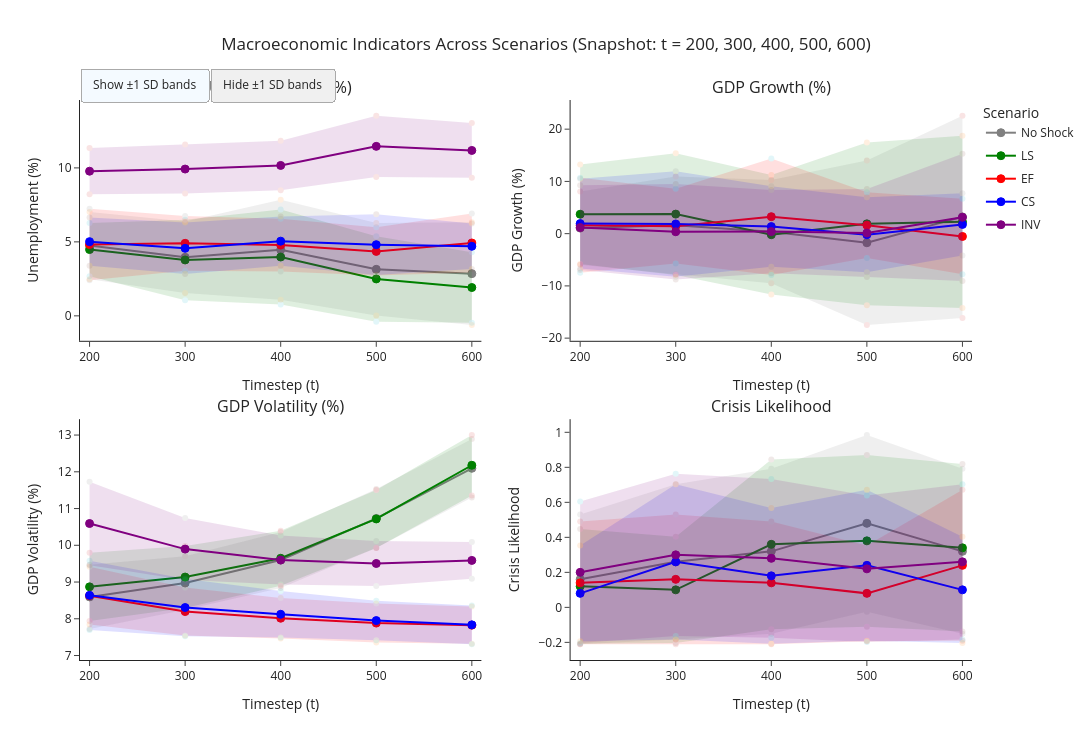

The code cell stored with this chart in its notebook:
### Markdown cell above
## Small More Exposed

### Code cell
import plotly.graph_objects as go
from plotly.subplots import make_subplots

# ── Config (shared with cell above) ─────────────────────────────────────────
SCENARIOS = {
    "No Shock": {"df": hrhs_scenario1, "color": "grey"},
    "LS":       {"df": hrhs_scenario2, "color": "green"},
    "EF":       {"df": hrhs_scenario3, "color": "red"},
    "CS":       {"df": hrhs_scenario4, "color": "blue"},
    "INV":      {"df": hrhs_scenario5, "color": "purple"},
}

SNAP_TS    = sorted([200, 300, 400, 500, 600])   # only these t values
CRISIS_THR = -5.0

# ── Helpers ──────────────────────────────────────────────────────────────────
def _macro(df):
    if "region" in df.columns and df["region"].nunique() > 1:
        return df[df["region"] == "macro"]
    return df

def _snap_stats(df, metric):
    """Cross-run mean ± std at each snapshot timestep only."""
    work = _macro(df)
    work = work[work["t"].isin(SNAP_TS)][["run", "t", metric]].dropna(subset=[metric])
    by_t = work.groupby(["t", "run"])[metric].mean().groupby("t")
    return by_t.mean(), by_t.std().fillna(0)

def _crisis_snap_stats(df, threshold=CRISIS_THR):
    """Per-run crisis proportion at each snapshot timestep only."""
    work = _macro(df)
    work = work[work["t"].isin(SNAP_TS)][["run", "t", "GDP_r_growth"]].dropna(subset=["GDP_r_growth"]).copy()
    work["_crisis"] = (work["GDP_r_growth"] < threshold).astype(float)
    by_t = work.groupby(["t", "run"])["_crisis"].mean().groupby("t")
    return by_t.mean(), by_t.std().fillna(0)

# ── Panel definitions ────────────────────────────────────────────────────────
PANELS = [
    ("Unemployment",     "Unemployment (%)",    _snap_stats),
    ("GDP_r_growth",     "GDP Growth (%)",      _snap_stats),
    ("GDP_r_volatility", "GDP Volatility (%)",  _snap_stats),
    ("crisis",           "Crisis Likelihood",   None),
]
POSITIONS = [(1, 1), (1, 2), (2, 1), (2, 2)]

# ── Build figure ─────────────────────────────────────────────────────────────
fig2 = make_subplots(
    rows=2, cols=2,
    subplot_titles=[p[1] for p in PANELS],
    vertical_spacing=0.14,
    horizontal_spacing=0.10,
)

ci_trace_indices2 = []

for scenario_name, spec in SCENARIOS.items():
    df    = spec["df"]
    color = spec["color"]

    for panel_i, (metric, ylabel, fn) in enumerate(PANELS):
        row, col = POSITIONS[panel_i]

        if metric == "crisis":
            mean_ts, std_ts = _crisis_snap_stats(df)
        else:
            mean_ts, std_ts = fn(df, metric)

        t_vals = mean_ts.index.values
        m_vals = mean_ts.values
        s_vals = std_ts.reindex(mean_ts.index).fillna(0).values

        show_legend = (panel_i == 0)

        # Mean line — only 5 points, connected by straight segments
        fig2.add_trace(
            go.Scatter(
                x=t_vals,
                y=m_vals,
                mode="lines+markers",
                name=scenario_name,
                line=dict(color=color, width=2),
                marker=dict(color=color, size=8, symbol="circle",
                            line=dict(color=color, width=1)),
                legendgroup=scenario_name,
                showlegend=show_legend,
            ),
            row=row, col=col,
        )

        # CI band
        ci_trace_indices2.append(len(fig2.data))
        fig2.add_trace(
            go.Scatter(
                x=np.concatenate([t_vals, t_vals[::-1]]),
                y=np.concatenate([m_vals + s_vals, (m_vals - s_vals)[::-1]]),
                fill="toself",
                fillcolor=color,
                opacity=0.12,
                line=dict(width=0),
                name=f"{scenario_name} ±1 SD",
                legendgroup=f"{scenario_name}_ci",
                showlegend=False,
                visible=True,
                hoverinfo="skip",
            ),
            row=row, col=col,
        )

# ── Axis formatting ───────────────────────────────────────────────────────────
for r, c in POSITIONS:
    fig2.update_xaxes(range=[190, 610], title_text="Timestep (t)", row=r, col=c,
                      tickvals=SNAP_TS)

for i, (_, ylabel, _fn) in enumerate(PANELS):
    r, c = POSITIONS[i]
    fig2.update_yaxes(title_text=ylabel, row=r, col=c)

# ── Toggle buttons ────────────────────────────────────────────────────────────
fig2.update_layout(
    height=740,
    width=1100,
    title_text="Macroeconomic Indicators Across Scenarios (Snapshot: t = 200, 300, 400, 500, 600)",
    title_x=0.5,
    template="simple_white",
    legend=dict(tracegroupgap=4, x=1.01, y=1.0, title_text="Scenario"),
    updatemenus=[dict(
        type="buttons",
        direction="left",
        x=0.0, y=1.065,
        xanchor="left",
        pad={"r": 8, "t": 4},
        bgcolor="#f0f0f0",
        bordercolor="#aaa",
        buttons=[
            dict(label="Show ±1 SD bands", method="restyle",
                 args=[{"visible": True}, ci_trace_indices2]),
            dict(label="Hide ±1 SD bands", method="restyle",
                 args=[{"visible": "legendonly"}, ci_trace_indices2]),
        ],
    )],
)

fig2.show()

### Figure 1 — Plotly figure (JSON) as saved in the notebook; plotly's stock layout.template omitted (floating-point values rounded to 4 significant figures)
{"data": [{"legendgroup": "No Shock", "line": {"color": "grey", "width": 2}, "marker": {"color": "grey", "line": {"color": "grey", "width": 1}, "size": 8, "symbol": "circle"}, "mode": "lines+markers", "name": "No Shock", "showlegend": true, "type": "scatter", "x": [200, 300, 400, 500, 600], "xaxis": "x", "y": [4.752, 3.957, 4.466, 3.143, 2.854], "yaxis": "y"}, {"fill": "toself", "fillcolor": "grey", "hoverinfo": "skip", "legendgroup": "No Shock_ci", "line": {"width": 0}, "name": "No Shock ±1 SD", "opacity": 0.12, "showlegend": false, "type": "scatter", "visible": true, "x": [200, 300, 400, 500, 600, 600, 500, 400, 300, 200], "xaxis": "x", "y": [7.026, 6.378, 7.852, 6.27, 6.327, -0.6194, 0.01608, 1.08, 1.536, 2.478], "yaxis": "y"}, {"legendgroup": "No Shock", "line": {"color": "grey", "width": 2}, "marker": {"color": "grey", "line": {"color": "grey", "width": 1}, "size": 8, "symbol": "circle"}, "mode": "lines+markers", "name": "No Shock", "showlegend": false, "type": "scatter", "x": [200, 300, 400, 500, 600], "xaxis": "x2", "y": [1.062, 1.587, 0.3849, -1.741, 3.208], "yaxis": "y2"}, {"fill": "toself", "fillcolor": "grey", "hoverinfo": "skip", "legendgroup": "No Shock_ci", "line": {"width": 0}, "name": "No Shock ±1 SD", "opacity": 0.12, "showlegend": false, "type": "scatter", "visible": true, "x": [200, 300, 400, 500, 600, 600, 500, 400, 300, 200], "xaxis": "x2", "y": [8.066, 10.94, 10.27, 14.01, 22.56, -16.15, -17.49, -9.505, -7.767, -5.942], "yaxis": "y2"}, {"legendgroup": "No Shock", "line": {"color": "grey", "width": 2}, "marker": {"color": "grey", "line": {"color": "grey", "width": 1}, "size": 8, "symbol": "circle"}, "mode": "lines+markers", "name": "No Shock", "showlegend": false, "type": "scatter", "x": [200, 300, 400, 500, 600], "xaxis": "x3", "y": [8.595, 8.974, 9.599, 10.73, 12.1], "yaxis": "y3"}, {"fill": "toself", "fillcolor": "grey", "hoverinfo": "skip", "legendgroup": "No Shock_ci", "line": {"width": 0}, "name": "No Shock ±1 SD", "opacity": 0.12, "showlegend": false, "type": "scatter", "visible": true, "x": [200, 300, 400, 500, 600, 600, 500, 400, 300, 200], "xaxis": "x3", "y": [9.471, 9.704, 10.36, 11.54, 12.89, 11.3, 9.924, 8.838, 8.245, 7.72], "yaxis": "y3"}, {"legendgroup": "No Shock", "line": {"color": "grey", "width": 2}, "marker": {"color": "grey", "line": {"color": "grey", "width": 1}, "size": 8, "symbol": "circle"}, "mode": "lines+markers", "name": "No Shock", "showlegend": false, "type": "scatter", "x": [200, 300, 400, 500, 600], "xaxis": "x4", "y": [0.16, 0.26, 0.32, 0.48, 0.32], "yaxis": "y4"}, {"fill": "toself", "fillcolor": "grey", "hoverinfo": "skip", "legendgroup": "No Shock_ci", "line": {"width": 0}, "name": "No Shock ±1 SD", "opacity": 0.12, "showlegend": false, "type": "scatter", "visible": true, "x": [200, 300, 400, 500, 600, 600, 500, 400, 300, 200], "xaxis": "x4", "y": [0.5303, 0.7031, 0.7912, 0.9847, 0.7912, -0.1512, -0.02467, -0.1512, -0.1831, -0.2103], "yaxis": "y4"}, {"legendgroup": "LS", "line": {"color": "green", "width": 2}, "marker": {"color": "green", "line": {"color": "green", "width": 1}, "size": 8, "symbol": "circle"}, "mode": "lines+markers", "name": "LS", "showlegend": true, "type": "scatter", "x": [200, 300, 400, 500, 600], "xaxis": "x", "y": [4.481, 3.777, 3.975, 2.494, 1.914], "yaxis": "y"}, {"fill": "toself", "fillcolor": "green", "hoverinfo": "skip", "legendgroup": "LS_ci", "line": {"width": 0}, "name": "LS ±1 SD", "opacity": 0.12, "showlegend": false, "type": "scatter", "visible": true, "x": [200, 300, 400, 500, 600, 600, 500, 400, 300, 200], "xaxis": "x", "y": [6.279, 6.493, 7.184, 5.379, 4.296, -0.4674, -0.3909, 0.7663, 1.06, 2.683], "yaxis": "y"}, {"legendgroup": "LS", "line": {"color": "green", "width": 2}, "marker": {"color": "green", "line": {"color": "green", "width": 1}, "size": 8, "symbol": "circle"}, "mode": "lines+markers", "name": "LS", "showlegend": false, "type": "scatter", "x": [200, 300, 400, 500, 600], "xaxis": "x2", "y": [3.719, 3.741, -0.2023, 1.878, 2.258], "yaxis": "y2"}, {"fill": "toself", "fillcolor": "green", "hoverinfo": "skip", "legendgroup": "LS_ci", "line": {"width": 0}, "name": "LS ±1 SD", "opacity": 0.12, "showlegend": false, "type": "scatter", "visible": true, "x": [200, 300, 400, 500, 600, 600, 500, 400, 300, 200], "xaxis": "x2", "y": [13.23, 15.4, 11.23, 17.44, 18.74, -14.23, -13.68, -11.64, -7.916, -5.792], "yaxis": "y2"}, {"legendgroup": "LS", "line": {"color": "green", "width": 2}, "marker": {"color": "green", "line": {"color": "green", "width": 1}, "size": 8, "symbol": "circle"}, "mode": "lines+markers", "name": "LS", "showlegend": false, "type": "scatter", "x": [200, 300, 400, 500, 600], "xaxis": "x3", "y": [8.869, 9.136, 9.647, 10.72, 12.18], "yaxis": "y3"}, {"fill": "toself", "fillcolor": "green", "hoverinfo": "skip", "legendgroup": "LS_ci", "line": {"width": 0}, "name": "LS ±1 SD", "opacity": 0.12, "showlegend": false, "type": "scatter", "visible": true, "x": [200, 300, 400, 500, 600, 600, 500, 400, 300, 200], "xaxis": "x3", "y": [9.797, 9.977, 10.39, 11.5, 13.0, 11.35, 9.93, 8.901, 8.294, 7.941], "yaxis": "y3"}, {"legendgroup": "LS", "line": {"color": "green", "width": 2}, "marker": {"color": "green", "line": {"color": "green", "width": 1}, "size": 8, "symbol": "circle"}, "mode": "lines+markers", "name": "LS", "showlegend": false, "type": "scatter", "x": [200, 300, 400, 500, 600], "xaxis": "x4", "y": [0.12, 0.1, 0.36, 0.38, 0.34], "yaxis": "y4"}, {"fill": "toself", "fillcolor": "green", "hoverinfo": "skip", "legendgroup": "LS_ci", "line": {"width": 0}, "name": "LS ±1 SD", "opacity": 0.12, "showlegend": false, "type": "scatter", "visible": true, "x": [200, 300, 400, 500, 600, 600, 500, 400, 300, 200], "xaxis": "x4", "y": [0.4483, 0.403, 0.8449, 0.8703, 0.8185, -0.1385, -0.1103, -0.1249, -0.203, -0.2083], "yaxis": "y4"}, {"legendgroup": "EF", "line": {"color": "red", "width": 2}, "marker": {"color": "red", "line": {"color": "red", "width": 1}, "size": 8, "symbol": "circle"}, "mode": "lines+markers", "name": "EF", "showlegend": true, "type": "scatter", "x": [200, 300, 400, 500, 600], "xaxis": "x", "y": [4.82, 4.903, 4.782, 4.357, 4.925], "yaxis": "y"}, {"fill": "toself", "fillcolor": "red", "hoverinfo": "skip", "legendgroup": "EF_ci", "line": {"width": 0}, "name": "EF ±1 SD", "opacity": 0.12, "showlegend": false, "type": "scatter", "visible": true, "x": [200, 300, 400, 500, 600, 600, 500, 400, 300, 200], "xaxis": "x", "y": [7.242, 6.757, 6.571, 5.993, 6.926, 2.924, 2.721, 2.993, 3.05, 2.398], "yaxis": "y"}, {"legendgroup": "EF", "line": {"color": "red", "width": 2}, "marker": {"color": "red", "line": {"color": "red", "width": 1}, "size": 8, "symbol": "circle"}, "mode": "lines+markers", "name": "EF", "showlegend": false, "type": "scatter", "x": [200, 300, 400, 500, 600], "xaxis": "x2", "y": [1.603, 1.429, 3.25, 1.628, -0.5371], "yaxis": "y2"}, {"fill": "toself", "fillcolor": "red", "hoverinfo": "skip", "legendgroup": "EF_ci", "line": {"width": 0}, "name": "EF ±1 SD", "opacity": 0.12, "showlegend": false, "type": "scatter", "visible": true, "x": [200, 300, 400, 500, 600, 600, 500, 400, 300, 200], "xaxis": "x2", "y": [10.68, 8.578, 14.41, 7.925, 6.7, -7.774, -4.67, -7.907, -5.72, -7.475], "yaxis": "y2"}, {"legendgroup": "EF", "line": {"color": "red", "width": 2}, "marker": {"color": "red", "line": {"color": "red", "width": 1}, "size": 8, "symbol": "circle"}, "mode": "lines+markers", "name": "EF", "showlegend": false, "type": "scatter", "x": [200, 300, 400, 500, 600], "xaxis": "x3", "y": [8.629, 8.197, 8.015, 7.883, 7.826], "yaxis": "y3"}, {"fill": "toself", "fillcolor": "red", "hoverinfo": "skip", "legendgroup": "EF_ci", "line": {"width": 0}, "name": "EF ±1 SD", "opacity": 0.12, "showlegend": false, "type": "scatter", "visible": true, "x": [200, 300, 400, 500, 600, 600, 500, 400, 300, 200], "xaxis": "x3", "y": [9.413, 8.85, 8.568, 8.414, 8.333, 7.32, 7.352, 7.462, 7.544, 7.845], "yaxis": "y3"}, {"legendgroup": "EF", "line": {"color": "red", "width": 2}, "marker": {"color": "red", "line": {"color": "red", "width": 1}, "size": 8, "symbol": "circle"}, "mode": "lines+markers", "name": "EF", "showlegend": false, "type": "scatter", "x": [200, 300, 400, 500, 600], "xaxis": "x4", "y": [0.14, 0.16, 0.14, 0.08, 0.24], "yaxis": "y4"}, {"fill": "toself", "fillcolor": "red", "hoverinfo": "skip", "legendgroup": "EF_ci", "line": {"width": 0}, "name": "EF ±1 SD", "opacity": 0.12, "showlegend": false, "type": "scatter", "visible": true, "x": [200, 300, 400, 500, 600, 600, 500, 400, 300, 200], "xaxis": "x4", "y": [0.4905, 0.5303, 0.4905, 0.354, 0.6714, -0.1914, -0.194, -0.2105, -0.2103, -0.2105], "yaxis": "y4"}, {"legendgroup": "CS", "line": {"color": "blue", "width": 2}, "marker": {"color": "blue", "line": {"color": "blue", "width": 1}, "size": 8, "symbol": "circle"}, "mode": "lines+markers", "name": "CS", "showlegend": true, "type": "scatter", "x": [200, 300, 400, 500, 600], "xaxis": "x", "y": [5.016, 4.562, 5.049, 4.812, 4.702], "yaxis": "y"}, {"fill": "toself", "fillcolor": "blue", "hoverinfo": "skip", "legendgroup": "CS_ci", "line": {"width": 0}, "name": "CS ±1 SD", "opacity": 0.12, "showlegend": false, "type": "scatter", "visible": true, "x": [200, 300, 400, 500, 600, 600, 500, 400, 300, 200], "xaxis": "x", "y": [6.64, 6.304, 6.711, 6.871, 6.235, 3.168, 2.753, 3.387, 2.821, 3.392], "yaxis": "y"}, {"legendgroup": "CS", "line": {"color": "blue", "width": 2}, "marker": {"color": "blue", "line": {"color": "blue", "width": 1}, "size": 8, "symbol": "circle"}, "mode": "lines+markers", "name": "CS", "showlegend": false, "type": "scatter", "x": [200, 300, 400, 500, 600], "xaxis": "x2", "y": [1.929, 1.849, 1.351, -0.212, 1.769], "yaxis": "y2"}, {"fill": "toself", "fillcolor": "blue", "hoverinfo": "skip", "legendgroup": "CS_ci", "line": {"width": 0}, "name": "CS ±1 SD", "opacity": 0.12, "showlegend": false, "type": "scatter", "visible": true, "x": [200, 300, 400, 500, 600, 600, 500, 400, 300, 200], "xaxis": "x2", "y": [10.5, 11.95, 9.053, 6.957, 7.721, -4.183, -7.381, -6.35, -8.253, -6.647], "yaxis": "y2"}, {"legendgroup": "CS", "line": {"color": "blue", "width": 2}, "marker": {"color": "blue", "line": {"color": "blue", "width": 1}, "size": 8, "symbol": "circle"}, "mode": "lines+markers", "name": "CS", "showlegend": false, "type": "scatter", "x": [200, 300, 400, 500, 600], "xaxis": "x3", "y": [8.637, 8.306, 8.122, 7.951, 7.834], "yaxis": "y3"}, {"fill": "toself", "fillcolor": "blue", "hoverinfo": "skip", "legendgroup": "CS_ci", "line": {"width": 0}, "name": "CS ±1 SD", "opacity": 0.12, "showlegend": false, "type": "scatter", "visible": true, "x": [200, 300, 400, 500, 600, 600, 500, 400, 300, 200], "xaxis": "x3", "y": [9.579, 9.09, 8.756, 8.489, 8.361, 7.308, 7.413, 7.487, 7.522, 7.696], "yaxis": "y3"}, {"legendgroup": "CS", "line": {"color": "blue", "width": 2}, "marker": {"color": "blue", "line": {"color": "blue", "width": 1}, "size": 8, "symbol": "circle"}, "mode": "lines+markers", "name": "CS", "showlegend": false, "type": "scatter", "x": [200, 300, 400, 500, 600], "xaxis": "x4", "y": [0.08, 0.26, 0.18, 0.24, 0.1], "yaxis": "y4"}, {"fill": "toself", "fillcolor": "blue", "hoverinfo": "skip", "legendgroup": "CS_ci", "line": {"width": 0}, "name": "CS ±1 SD", "opacity": 0.12, "showlegend": false, "type": "scatter", "visible": true, "x": [200, 300, 400, 500, 600, 600, 500, 400, 300, 200], "xaxis": "x4", "y": [0.354, 0.7031, 0.5681, 0.6714, 0.403, -0.203, -0.1914, -0.2081, -0.1831, -0.194], "yaxis": "y4"}, {"legendgroup": "INV", "line": {"color": "purple", "width": 2}, "marker": {"color": "purple", "line": {"color": "purple", "width": 1}, "size": 8, "symbol": "circle"}, "mode": "lines+markers", "name": "INV", "showlegend": true, "type": "scatter", "x": [200, 300, 400, 500, 600], "xaxis": "x", "y": [9.777, 9.922, 10.17, 11.46, 11.18], "yaxis": "y"}, {"fill": "toself", "fillcolor": "purple", "hoverinfo": "skip", "legendgroup": "INV_ci", "line": {"width": 0}, "name": "INV ±1 SD", "opacity": 0.12, "showlegend": false, "type": "scatter", "visible": true, "x": [200, 300, 400, 500, 600, 600, 500, 400, 300, 200], "xaxis": "x", "y": [11.34, 11.58, 11.84, 13.52, 13.03, 9.326, 9.388, 8.492, 8.263, 8.215], "yaxis": "y"}, {"legendgroup": "INV", "line": {"color": "purple", "width": 2}, "marker": {"color": "purple", "line": {"color": "purple", "width": 1}, "size": 8, "symbol": "circle"}, "mode": "lines+markers", "name": "INV", "showlegend": false, "type": "scatter", "x": [200, 300, 400, 500, 600], "xaxis": "x2", "y": [1.168, 0.3632, 0.3905, 0.1358, 3.124], "yaxis": "y2"}, {"fill": "toself", "fillcolor": "purple", "hoverinfo": "skip", "legendgroup": "INV_ci", "line": {"width": 0}, "name": "INV ±1 SD", "opacity": 0.12, "showlegend": false, "type": "scatter", "visible": true, "x": [200, 300, 400, 500, 600, 600, 500, 400, 300, 200], "xaxis": "x2", "y": [9.281, 9.501, 8.338, 8.557, 15.3, -9.053, -8.286, -7.558, -8.775, -6.944], "yaxis": "y2"}, {"legendgroup": "INV", "line": {"color": "purple", "width": 2}, "marker": {"color": "purple", "line": {"color": "purple", "width": 1}, "size": 8, "symbol": "circle"}, "mode": "lines+markers", "name": "INV", "showlegend": false, "type": "scatter", "x": [200, 300, 400, 500, 600], "xaxis": "x3", "y": [10.59, 9.896, 9.598, 9.505, 9.589], "yaxis": "y3"}, {"fill": "toself", "fillcolor": "purple", "hoverinfo": "skip", "legendgroup": "INV_ci", "line": {"width": 0}, "name": "INV ±1 SD", "opacity": 0.12, "showlegend": false, "type": "scatter", "visible": true, "x": [200, 300, 400, 500, 600, 600, 500, 400, 300, 200], "xaxis": "x3", "y": [11.73, 10.74, 10.27, 10.12, 10.09, 9.089, 8.894, 8.93, 9.053, 9.453], "yaxis": "y3"}, {"legendgroup": "INV", "line": {"color": "purple", "width": 2}, "marker": {"color": "purple", "line": {"color": "purple", "width": 1}, "size": 8, "symbol": "circle"}, "mode": "lines+markers", "name": "INV", "showlegend": false, "type": "scatter", "x": [200, 300, 400, 500, 600], "xaxis": "x4", "y": [0.2, 0.3, 0.28, 0.22, 0.26], "yaxis": "y4"}, {"fill": "toself", "fillcolor": "purple", "hoverinfo": "skip", "legendgroup": "INV_ci", "line": {"width": 0}, "name": "INV ±1 SD", "opacity": 0.12, "showlegend": false, "type": "scatter", "visible": true, "x": [200, 300, 400, 500, 600, 600, 500, 400, 300, 200], "xaxis": "x4", "y": [0.6041, 0.7629, 0.7336, 0.6385, 0.7031, -0.1831, -0.1985, -0.1736, -0.1629, -0.2041], "yaxis": "y4"}], "layout": {"annotations": [{"font": {"size": 16}, "showarrow": false, "text": "Unemployment (%)", "x": 0.225, "xanchor": "center", "xref": "paper", "y": 1, "yanchor": "bottom", "yref": "paper"}, {"font": {"size": 16}, "showarrow": false, "text": "GDP Growth (%)", "x": 0.775, "xanchor": "center", "xref": "paper", "y": 1, "yanchor": "bottom", "yref": "paper"}, {"font": {"size": 16}, "showarrow": false, "text": "GDP Volatility (%)", "x": 0.225, "xanchor": "center", "xref": "paper", "y": 0.43, "yanchor": "bottom", "yref": "paper"}, {"font": {"size": 16}, "showarrow": false, "text": "Crisis Likelihood", "x": 0.775, "xanchor": "center", "xref": "paper", "y": 0.43, "yanchor": "bottom", "yref": "paper"}], "height": 740, "legend": {"title": {"text": "Scenario"}, "tracegroupgap": 4, "x": 1.01, "y": 1}, "title": {"text": "Macroeconomic Indicators Across Scenarios (Snapshot: t = 200, 300, 400, 500, 600)", "x": 0.5}, "updatemenus": [{"bgcolor": "#f0f0f0", "bordercolor": "#aaa", "buttons": [{"args": [{"visible": true}, [1, 3, 5, 7, 9, 11, 13, 15, 17, 19, 21, 23, 25, 27, 29, 31, 33, 35, 37, 39]], "label": "Show ±1 SD bands", "method": "restyle"}, {"args": [{"visible": "legendonly"}, [1, 3, 5, 7, 9, 11, 13, 15, 17, 19, 21, 23, 25, 27, 29, 31, 33, 35, 37, 39]], "label": "Hide ±1 SD bands", "method": "restyle"}], "direction": "left", "pad": {"r": 8, "t": 4}, "type": "buttons", "x": 0, "xanchor": "left", "y": 1.065}], "width": 1100, "xaxis": {"anchor": "y", "domain": [0, 0.45], "range": [190, 610], "tickvals": [200, 300, 400, 500, 600], "title": {"text": "Timestep (t)"}}, "xaxis2": {"anchor": "y2", "domain": [0.55, 1], "range": [190, 610], "tickvals": [200, 300, 400, 500, 600], "title": {"text": "Timestep (t)"}}, "xaxis3": {"anchor": "y3", "domain": [0, 0.45], "range": [190, 610], "tickvals": [200, 300, 400, 500, 600], "title": {"text": "Timestep (t)"}}, "xaxis4": {"anchor": "y4", "domain": [0.55, 1], "range": [190, 610], "tickvals": [200, 300, 400, 500, 600], "title": {"text": "Timestep (t)"}}, "yaxis": {"anchor": "x", "domain": [0.57, 1], "title": {"text": "Unemployment (%)"}}, "yaxis2": {"anchor": "x2", "domain": [0.57, 1], "title": {"text": "GDP Growth (%)"}}, "yaxis3": {"anchor": "x3", "domain": [0, 0.43], "title": {"text": "GDP Volatility (%)"}}, "yaxis4": {"anchor": "x4", "domain": [0, 0.43], "title": {"text": "Crisis Likelihood"}}}}
